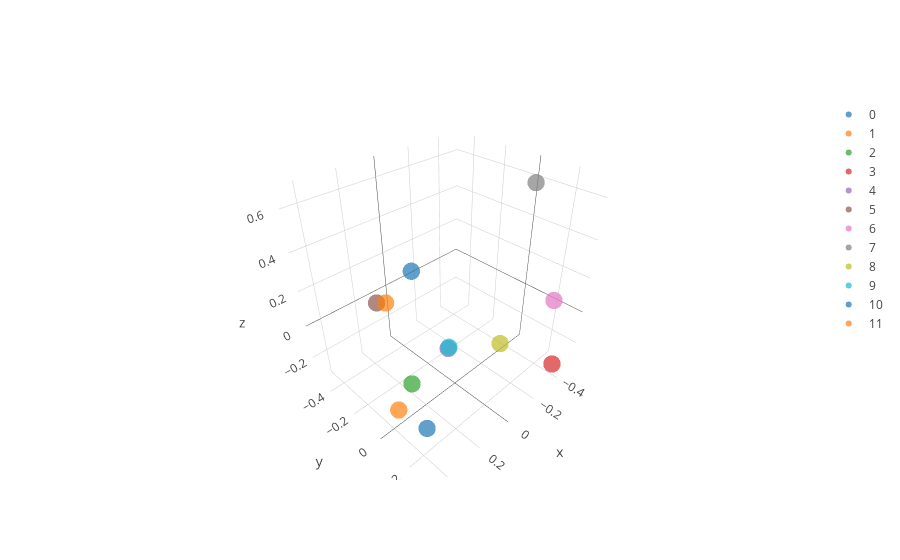

Here is the notebook cell this chart was saved with:
### Code cell
plotter(words, 'o')

### Figure 1 — Plotly figure (JSON) as saved in the notebook; plotly's stock layout.template omitted (floating-point values rounded to 4 significant figures)
{"data": [{"marker": {"opacity": 0.7, "size": 6}, "mode": "markers", "name": "0", "type": "scatter3d", "uid": "78a4ee57-8c45-444d-bda2-57fef0309f88", "x": [0.4109], "y": [0.2402], "z": [-0.1245]}, {"marker": {"opacity": 0.7, "size": 6}, "mode": "markers", "name": "1", "type": "scatter3d", "uid": "83a5323e-9546-44f9-917c-da769ac4d1f7", "x": [0.4494], "y": [0.1144], "z": [-0.08731]}, {"marker": {"opacity": 0.7, "size": 6}, "mode": "markers", "name": "2", "type": "scatter3d", "uid": "9df76f79-f09c-4d90-a1e3-fe19cc302452", "x": [0.4459], "y": [0.2063], "z": [0.1313]}, {"marker": {"opacity": 0.7, "size": 6}, "mode": "markers", "name": "3", "type": "scatter3d", "uid": "de910e26-fa46-4455-b582-726d0edb7a0d", "x": [-0.3679], "y": [0.3206], "z": [-0.2523]}, {"marker": {"opacity": 0.7, "size": 6}, "mode": "markers", "name": "4", "type": "scatter3d", "uid": "783974ba-a6cb-4cf8-9b5c-ad72ad5bb837", "x": [0.165], "y": [0.1137], "z": [0.06396]}, {"marker": {"opacity": 0.7, "size": 6}, "mode": "markers", "name": "5", "type": "scatter3d", "uid": "bde85b7e-eefa-4159-87b0-69b84e800583", "x": [0.2389], "y": [-0.2697], "z": [0.1405]}, {"marker": {"opacity": 0.7, "size": 6}, "mode": "markers", "name": "6", "type": "scatter3d", "uid": "2016f6fa-536d-4992-827e-bf70004650b7", "x": [-0.5058], "y": [0.1969], "z": [0.008239]}, {"marker": {"opacity": 0.7, "size": 6}, "mode": "markers", "name": "7", "type": "scatter3d", "uid": "cc40e27a-2a6b-4c69-a357-0dd50612d2ea", "x": [-0.3265], "y": [0.1283], "z": [0.6635]}, {"marker": {"opacity": 0.7, "size": 6}, "mode": "markers", "name": "8", "type": "scatter3d", "uid": "99a3068e-1f6d-43e8-8da0-9640ec6943fd", "x": [-0.3664], "y": [-0.009751], "z": [-0.3238]}, {"marker": {"opacity": 0.7, "size": 6}, "mode": "markers", "name": "9", "type": "scatter3d", "uid": "88ae0e82-16db-4571-bc09-a42517ca81c4", "x": [-0.02727], "y": [-0.07255], "z": [-0.1732]}, {"marker": {"opacity": 0.7, "size": 6}, "mode": "markers", "name": "10", "type": "scatter3d", "uid": "b1dda12e-6a5b-4a12-b3c0-42fdc607a2cf", "x": [-0.157], "y": [-0.4903], "z": [0.02892]}, {"marker": {"opacity": 0.7, "size": 6}, "mode": "markers", "name": "11", "type": "scatter3d", "uid": "a1d08de4-b76e-4c63-8f0d-1f24b40ba920", "x": [0.04078], "y": [-0.4781], "z": [-0.07531]}], "layout": {}}
